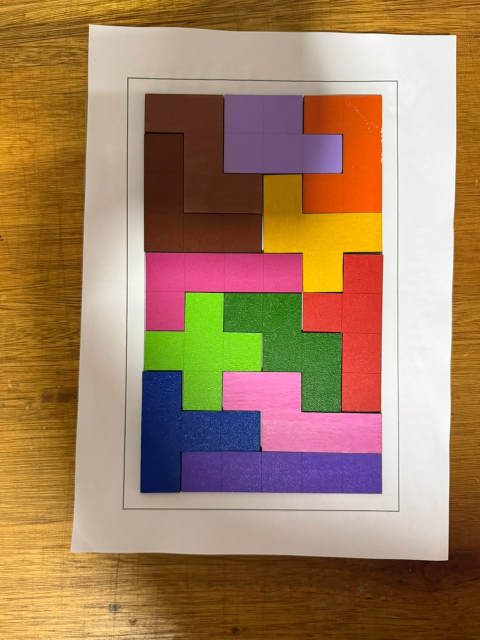
#> input picture pentaminos/visao/fotos-pentaminos/WhatsApp Image 2026-10-29 at 13.51.31 (1).jpeg, 960 x 1280 px (shown at 1/2 size)
$ python -i calibrar_fotos.py   (imports and definitions only)
#> lines starting #> are read from the running program, lines starting #| are printed output that depends on the picture; after the words box and inside, x2 and y2 are one past the last pixel; in counts of white or black regions, pixels touching at a corner belong together
#> further down, picture is the input picture: shape (1280, 960, 3); mean B, G, R 95.1, 128.4, 163.1
### pentaminos/visao/config.py
from __future__ import annotations

import json
from dataclasses import dataclass, field, fields, replace
from pathlib import Path

from pentaminos import LETRAS


@dataclass(frozen=True)
class Config:
    # --- tabuleiro (igual ao modo digital: 6x10, 12 peças) ---
    linhas: int = 6
    colunas: int = 10
    pecas: tuple[str, ...] = LETRAS
    espelhar: bool = True            # modo físico aceita as 8 orientações
    # --- imagem retificada ---
    px_por_casa: int = 100           # 600 x 1000 px no 6x10
    fracao_central: float = 0.6      # recorte central de cada casa
    # --- classificação ---
    peso_l: float = 0.5              # peso da luminosidade (L) na distância Lab; a, b valem 1
    limiar_incerto: float = 16.0     # distância Lab ponderada máx. até a cor mais próxima
    identificacao: str = "combinado" # "cor", "forma" ou "combinado" (cor; se falhar, forma)
    # --- modo "forma" ---
    limiar_ocupada: float = 26.0     # vazia × ocupada (distância à casa vazia)
    margem_ocupada: float = 4.0      # faixa do limiar_ocupada que vira "?"
    limiar_mesma_peca: float = 20.0  # vizinhas abaixo disto ficam no mesmo grupo
    max_divisoes: int = 200          # divisões examinadas por grupo grande
    limiar_ocupada_fraca: float = 10.0  # casa vazia que pode completar uma peça (reflexo)
    limiar_croma_fraca: float = 6.0  # croma acima do papel que também conta como fraca
    tempo_max_forma_ms: float = 40.0 # prazo da busca por forma em cada quadro
    segundos_duvida: float = 2.0     # dúvida estável há mais disto vira pergunta na tela
    margem_encaixe: float = 30.0     # tabuleiro cheio: folga mínima do melhor encaixe sobre o 2º
    limiar_fora_encaixe: float = 30.0  # casa longe da cor da letra do encaixe
    max_fora_encaixe: int = 8        # mais casas longe que isto (mão, peça fora): encaixe recusado
    # --- estabilização / oclusão ---
    quadros_estaveis: int = 3        # quadros consecutivos iguais para publicar
    janela_votos: int = 7            # cada casa = maioria nos últimos N quadros aceitos
    max_incertas: int = 3            # "?" tolerados no relatório de calibração
    max_incertas_mao: int = 10       # acima disto o quadro é mão em cima: descartado
    limiar_mudanca: float = 8.0      # (AJUSTAR) diferença média entre quadros (0-255)
    # --- captura ---
    fonte_camera: str = "0"          # índice da webcam ou URL do app de celular
    fps_alvo: int = 10
    # --- arquivos ---
    arquivo_homografia: str = "calibracao/homografia.json"
    arquivo_paleta: str = "calibracao/paleta.json"
    arquivo_vazio: str = "calibracao/vazio.json"   # cor de cada casa vazia

    def __post_init__(self):
        if self.identificacao not in ("cor", "forma", "combinado"):
            raise ValueError(f"identificacao inválida: {self.identificacao!r}")

    @property
    def largura_px(self) -> int:
        return self.colunas * self.px_por_casa

    @property
    def altura_px(self) -> int:
        return self.linhas * self.px_por_casa


# [12 lines left out: function carregar_config, not called in this run]

### pentaminos/visao/calibrar_fotos.py
"""Calibra paleta e limiar com as fotos reais (detalhes no visao/README.md)."""
from __future__ import annotations

import argparse
import itertools
import re
from pathlib import Path

import cv2
import numpy as np

from config import Config
from pentaminos import LETRAS, forma_corresponde
from visao import (INCERTO, VAZIO, Paleta, classificar, cores_das_celulas,
                   pesos_lab)

CFG = Config()
FR = CFG.fracao_central
CHAVES = list(LETRAS) + [VAZIO]
LIMIAR_OCUPADA = 10.0   # croma (a,b) acima disto = casa com peça; papel fica perto de 0

# Cantos da grade em tabuleiro_vazio.jpeg (sup.esq, sup.dir, inf.dir, inf.esq).
GRADE_REF = [(271, 191), (741, 191), (741, 976), (271, 976)]
# Faixas de papel branco fora da moldura (x0, x1, y0, y1): referência de exposição.
TIRAS_BRANCO = [(165, 215, 200, 950), (800, 860, 200, 950),
                (300, 720, 70, 135), (300, 720, 1035, 1090)]
TAM_REF = (960, 1280)


# Alinhamento

def _ordenar(q: np.ndarray) -> np.ndarray:
    q = np.asarray(q, np.float32)
    s, d = q.sum(1), q[:, 0] - q[:, 1]
    return np.array([q[s.argmin()], q[d.argmax()], q[s.argmax()], q[d.argmin()]], np.float32)


def _quad_papel_bruto(img: np.ndarray):
    hsv = cv2.cvtColor(img, cv2.COLOR_BGR2HSV)
#> hsv: shape (1280, 960, 3); mean H, S, V 35.6, 140, 170.6
    m = ((hsv[..., 1] < 60) & (hsv[..., 2] > 120)).astype(np.uint8) * 255
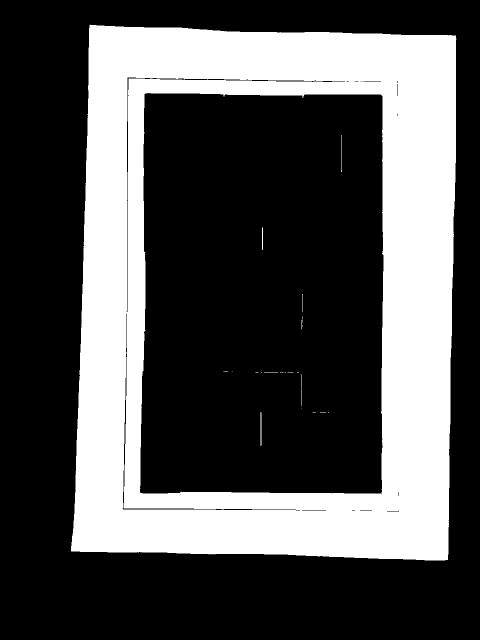
#> m: shape (1280, 960) (shown at 1/2 size); 32.1% white; 24 white regions (15 under 20 px), largest, box (x1, y1, x2, y2) and area: (142, 49, 913, 1121) 393898, (521, 824, 523, 892) 134, (524, 454, 526, 500) 89
    m = cv2.morphologyEx(m, cv2.MORPH_CLOSE, cv2.getStructuringElement(cv2.MORPH_ELLIPSE, (25, 25)))
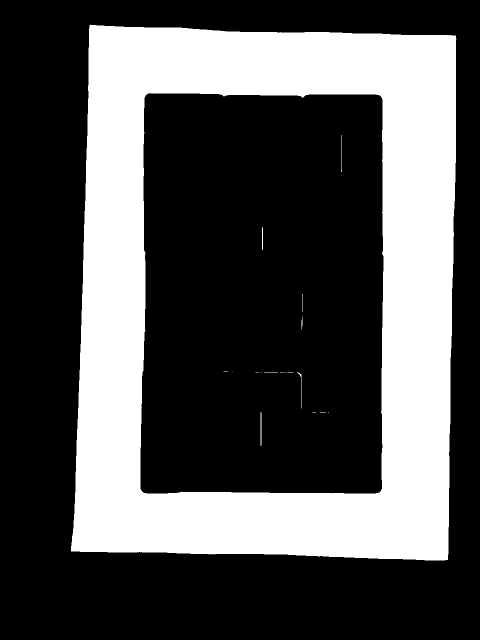
#> m: shape (1280, 960) (shown at 1/2 size); 32.3% white; 19 white regions (11 under 20 px)
    cs, _ = cv2.findContours(m, cv2.RETR_EXTERNAL, cv2.CHAIN_APPROX_SIMPLE)
#> cs = 1 contour; box (x1, y1, x2, y2) and area: (142, 49, 913, 1121) 775576
    c = max(cs, key=cv2.contourArea)
#> c = contour of 260 points, box (x1, y1, x2, y2) (142, 49, 913, 1121), area 775576
    casco = cv2.convexHull(c)
#> casco = contour of 15 points, box (x1, y1, x2, y2) (142, 49, 913, 1121), area 784836
    per = cv2.arcLength(casco, True)
#> per = 3586.9
    for eps in np.linspace(0.01, 0.08, 15):
        ap = cv2.approxPolyDP(casco, eps * per, True)
        if len(ap) == 4:
            return _ordenar(ap.reshape(4, 2)), cv2.contourArea(c)
#> this loop made 1 pass
#> (q in _ordenar, s in _ordenar, d in _ordenar) on pass 1: ([[911, 71], [895, 1119], [142, 1102], [179, 50]], [982, 2014, 1244, 229], [840, -224, -960, 129])
    return None, cv2.contourArea(c)


# [15 lines left out: function quad_papel, not called in this run]


class Alinhador:
    """Leva qualquer foto para a vista de topo 1000x600 (10 colunas x 6 linhas)."""

    # [14 lines left out: functions __init__, _branco, not called in this run]

    def foto_na_referencia(self, img: np.ndarray) -> np.ndarray:
        q = quad_papel(img, self.q0)
        return cv2.warpPerspective(img, cv2.getPerspectiveTransform(q, self.q0), TAM_REF)

    def branco_do_papel(self, img: np.ndarray) -> float:
        """Brilho médio do papel branco da margem (sobe quando a câmera clareia a foto)."""
        return float(self._branco(self.foto_na_referencia(img)).mean())

    # [7 lines left out: function retificar, not called in this run]


# Gabarito

def _ocupadas(cel: np.ndarray) -> np.ndarray:
    return np.hypot(cel[..., 1], cel[..., 2]) > LIMIAR_OCUPADA


def _letra_pela_forma(celulas) -> str | None:
    letras = [l for l in LETRAS if forma_corresponde(l, celulas, True)]
    return letras[0] if len(celulas) == 5 and len(letras) == 1 else None


# [77 lines left out: functions gabarito_das_sequencias, gabarito_dos_casos_dificeis, _features, amostras, not called in this run]


def paleta_mediana(X, y) -> dict[str, np.ndarray]:
    return {k: np.median(X[y == k], axis=0) for k in CHAVES if (y == k).any()}


# [32 lines left out: functions paleta_das_pecas_soltas, prever, validacao_cruzada, not called in this run]


# Relatório

def _linha(*c) -> str:
    return "| " + " | ".join(str(x) for x in c) + " |"


# [188 lines left out: function gerar, not called in this run]


# [7 lines not run here, left out]

>>> import cv2
>>> picture = cv2.imread('fotos-pentaminos/WhatsApp Image 2026-10-29 at 13.51.31 (1).jpeg')
>>> result = _quad_papel_bruto(picture)
#> result = ([[179, 50], [911, 71], [895, 1119], [142, 1102]], 775575.5)
